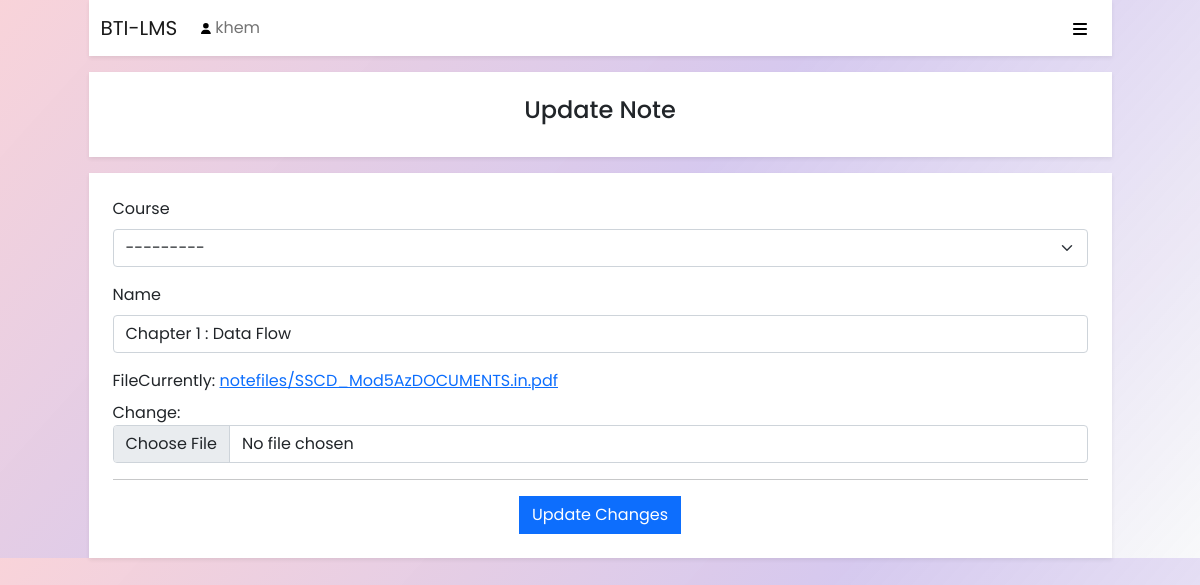
Page /note/update/3 (signed in) on the earlier database version.
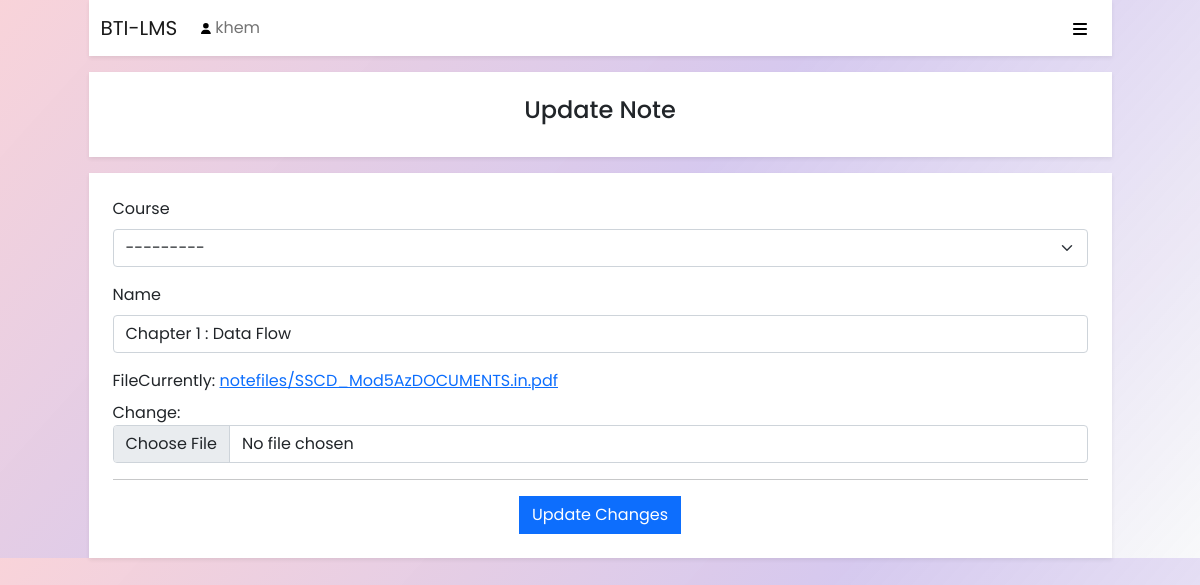
Same page on the later database version.
### course/models.py (models this page shows)
class Course(models.Model):
    name = models.CharField(max_length=200)
    batch = models.ManyToManyField(Batch)
    teacher = models.ManyToManyField(User)
    pic = models.ImageField(null=False, upload_to='coursepics')
    cr_hours = models.IntegerField(default=0)
    desc = models.TextField(null=True)
    def __str__(self):
        return self.name

### note/models.py (models this page shows, shortened)
class Note(models.Model):
    course = models.ForeignKey(Course, on_delete=models.CASCADE)
    uploader = models.ForeignKey(User, on_delete=models.CASCADE)
    name = models.CharField(max_length=200)
    file = models.FileField(upload_to='notefiles')
    date = models.DateTimeField(auto_now=True)

### note/views.py (the view, shortened to what this page needs)
# urls.py: path('update/<id>',updatenote_view, name='update'),
def updatenote_view(request,id):
    note =Note.objects.get(id=id)
    form = NoteForm(user=request.user, instance=note)
    context = {
        'form':form
    }
    return render(request,'note/updatenote.html', context)

### note/forms.py
class NoteForm(forms.ModelForm):
    class Meta:
        model = Note
        fields = ['course','name','file']
    def __init__(self, *args, **kwargs):
        user = kwargs.pop('user', None)  # Get the user from kwargs
        super(NoteForm, self).__init__(*args, **kwargs)
        if user:
            self.fields['course'].queryset = Course.objects.filter(teacher=user)

### templates/note/updatenote.html (shortened to what this page needs)
{%extends 'base.html'%}
{% load bootstrap5 %}
{%block body%}
<div class="my-3 py-4 bg-white text-center shadow-sm fw-light">
    <h4>Update Note</h4>
</div>
<div class="bg-white shadow-sm p-4">
    <form action="" method="post" enctype="multipart/form-data">
        {% bootstrap_form form %}
<hr>
    <div class="d-flex justify-content-center">
        <button type="submit" class="btn  btn-primary"> Update Changes</button>
    </div>
    </form>
</div>
{%endblock%}

Differences in the rows shown:
no longer on this page (row edited): Course: name "Chapter 1 : Data Flow"
